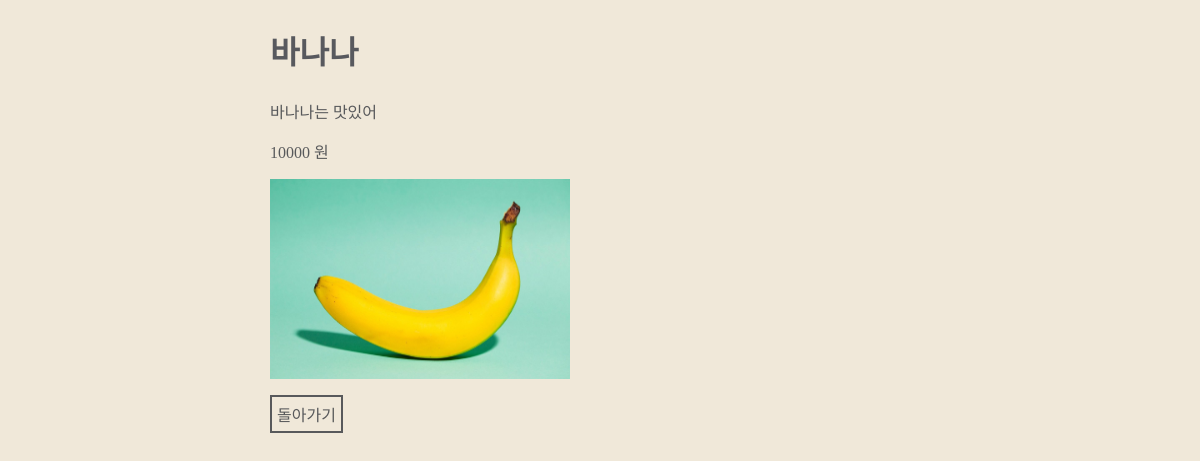
/1/, run on the app's committed database.
### foods/models.py (models this page shows, shortened)
class Menu(models.Model):
    name = models.CharField(max_length=50)
    description = models.CharField(max_length=100)
    price = models.IntegerField()
    img_path = models.CharField(max_length=255)

### foods/views.py (the view)
# urls.py: path('<int:pk>/', views.food_detail),
def food_detail(request, pk):
    context = dict()
    menu = Menu.objects.get(id=pk)
    context["menu"] = menu
    return render(request, 'foods/detail.html', context=context)

### foods/templates/foods/detail.html (shortened to what this page needs)
{% load static %}
<!DOCTYPE html>
<html>
<head>
    <link rel="stylesheet" href="{% static 'foods/css/styles_detail.css' %}">
</head>
<div class="food-detail">
<h2>{{menu.name}}</h2>
<p>{{menu.description}}</p>
<p>{{menu.price}} 원</p>
<img src="{% get_static_prefix %}{{menu.img_path}}"/>
<a href="/">돌아가기</a>
</div>
</html>

### foods/static/foods/css/styles_detail.css (style rules this page uses)
* { box-sizing: border-box; font-family: Jua; }
h2 { font-size:32px; color: #58595e; }
.food-detail { width:660px; margin-left: auto; margin-right: auto; }
.food-detail p { color: #58595b; font-size: 16px; text-align: left; }
.food-detail img { display: block; margin-bottom: 16px; width: 300px; height: 200px; }
.food-detail a { color: #58595b; font-size: 16px; text-decoration: none; border: #58595b 2px solid; padding: 5px; display: inline-block; }

### data on the page
Menu: name "바나나", description "바나나는 맛있어", price "10000", img_path (picture)
